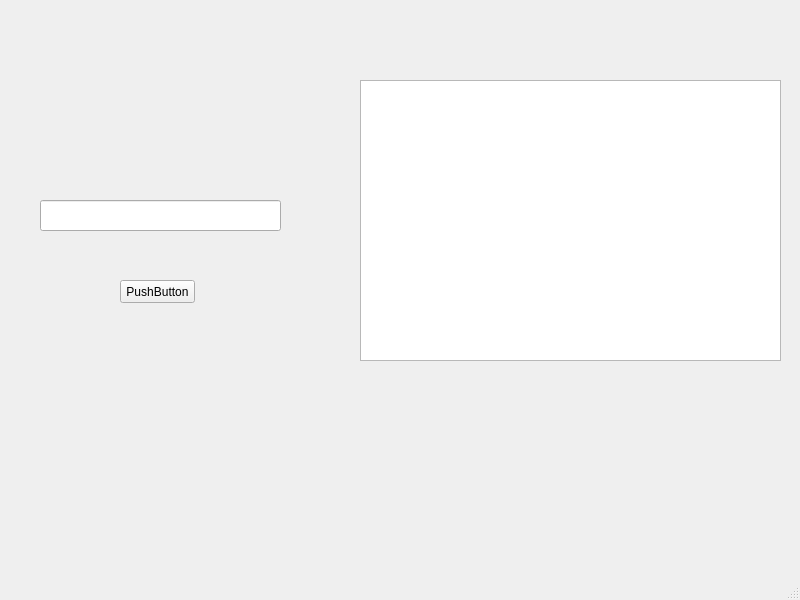
<?xml version="1.0" encoding="UTF-8"?>
<ui version="4.0">
 <class>MainWindow</class>
 <widget class="QMainWindow" name="MainWindow">
  <property name="geometry">
   <rect>
    <x>0</x>
    <y>0</y>
    <width>800</width>
    <height>600</height>
   </rect>
  </property>
  <property name="windowTitle">
   <string>MainWindow</string>
  </property>
  <widget class="QWidget" name="centralwidget">
   <widget class="QListWidget" name="listWidget">
    <property name="geometry">
     <rect>
      <x>360</x>
      <y>80</y>
      <width>421</width>
      <height>281</height>
     </rect>
    </property>
   </widget>
   <widget class="QLineEdit" name="lineEdit">
    <property name="geometry">
     <rect>
      <x>40</x>
      <y>200</y>
      <width>241</width>
      <height>31</height>
     </rect>
    </property>
   </widget>
   <widget class="QPushButton" name="pushButton">
    <property name="geometry">
     <rect>
      <x>120</x>
      <y>280</y>
      <width>75</width>
      <height>23</height>
     </rect>
    </property>
    <property name="text">
     <string>PushButton</string>
    </property>
   </widget>
  </widget>
  <widget class="QMenuBar" name="menubar">
   <property name="geometry">
    <rect>
     <x>0</x>
     <y>0</y>
     <width>800</width>
     <height>21</height>
    </rect>
   </property>
  </widget>
  <widget class="QStatusBar" name="statusbar"/>
 </widget>
 <resources/>
 <connections/>
</ui>
